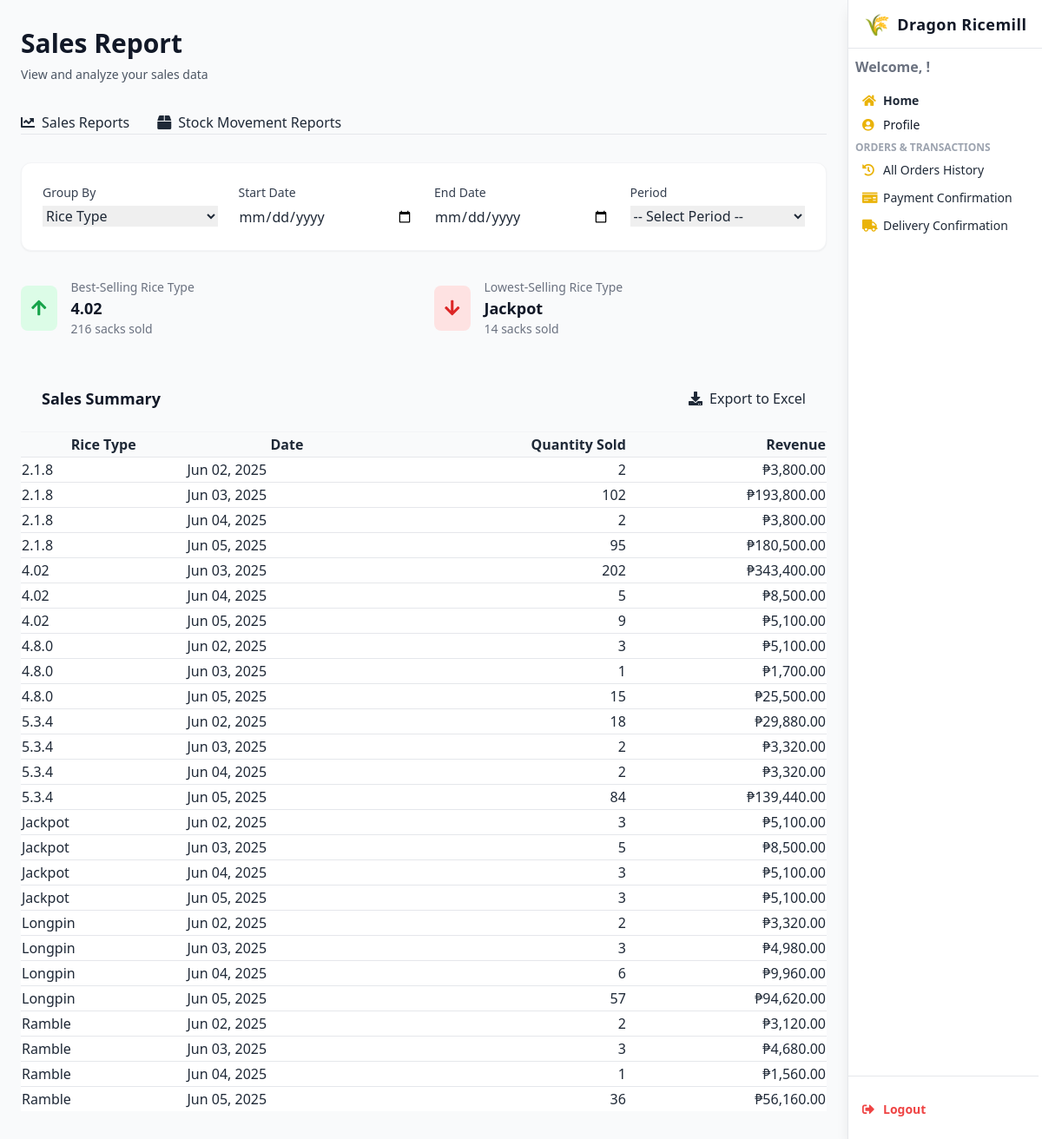
Page /view-sales-report/ on the committed database.
### webapp/models.py (models this page shows, shortened)
class Rice(models.Model):
    riceID = models.AutoField(primary_key=True)
    rice_type = models.CharField(max_length=100, unique=True)
    description = models.TextField(blank=True, null=True)
    is_active = models.BooleanField(default=True)
    class Meta:
        db_table = 'Rice'

class CustomerOrder(models.Model):
    STATUS_CHOICES = [
        ('pending', 'Pending'),
        ('approved', 'Approved'),
        ('rejected', 'Rejected'),
        ('cancelled', 'Cancelled')
    ]
    DELIVERY_CHOICES = [
        ('delivery', 'Delivery'),
        ('pickup', 'Pickup')
    ]
    PAYMENT_CHOICES = [
        ('cash', 'Cash'),
        ('gcash', 'GCash'),
        ('credit_card', 'Credit Card')
    ]
    order_id = models.AutoField(primary_key=True)
    customer = models.ForeignKey('Users', on_delete=models.PROTECT)
    rice_type = models.ForeignKey('Rice', on_delete=models.PROTECT)
    quantity = models.PositiveIntegerField()
    cost_per_sack = models.DecimalField(max_digits=10, decimal_places=2, default=Decimal('0.00'))
    discount = models.DecimalField(max_digits=5, decimal_places=2, default=Decimal('0.00'))  # e.g., 10.00 = 10%
    total_cost = models.DecimalField(max_digits=10, decimal_places=2, default=Decimal('0.00'))
    payment_method = models.CharField(max_length=20, choices=PAYMENT_CHOICES)
    amount_paid = models.DecimalField(max_digits=10, decimal_places=2, default=Decimal('0.00'))
    amount_change = models.DecimalField(max_digits=10, decimal_places=2, default=Decimal('0.00'))
    approval_status = models.CharField(max_length=20, choices=STATUS_CHOICES, default='Approved')
    delivery_type = models.CharField(max_length=20, choices=DELIVERY_CHOICES)
    delivery_status = models.CharField(max_length=20, default='pending')
    receiver_name = models.CharField(max_length=100, blank=True, null=True)
    receiver_mobile_number = models.CharField(max_length=15, blank=True, null=True)
    delivery_address = models.TextField()
    reference_code = models.CharField(max_length=100, unique=True, blank=True, null=True)
    created_at = models.DateTimeField(auto_now_add=True)
    updated_at = models.DateTimeField(auto_now=True)
    handled_by = models.ForeignKey(
        'Employee',
        null=True,
        on_delete=models.SET_NULL,
        related_name='orders_handled'
    )
    employee = models.ForeignKey(
        'Employee',
        on_delete=models.SET_NULL,
        null=True,
        blank=True,
        related_name='assigned_orders'
    )
    order_notes = models.TextField(blank=True, null=True)
    is_active = models.BooleanField(default=True)
    is_archived = models.BooleanField(default=False)
    class Meta:
        db_table = 'webapp_customerorder'
        indexes = [
            models.Index(fields=['customer', 'created_at']),
        ]

### webapp/views.py (the view)
# urls.py: path("view-sales-report/", views.view_sales_report, name="view_sales_report"),
def view_sales_report(request):
    group_by = request.GET.get('group_by', 'rice_type')
    start_date = request.GET.get('start_date', '')
    end_date = request.GET.get('end_date', '')
    sales_period = request.GET.get('sales_period', '')
    filter_conditions = Q()
    if start_date:
        try:
            start = datetime.strptime(start_date, '%Y-%m-%d')
            filter_conditions &= Q(created_at__gte=start)
        except ValueError:
            pass
    if end_date:
        try:
            end = datetime.strptime(end_date, '%Y-%m-%d')
            filter_conditions &= Q(created_at__lte=end)
        except ValueError:
            pass
    if sales_period == 'daily':
        trunc_func = TruncDate
    elif sales_period == 'weekly':
        trunc_func = TruncWeek
    elif sales_period == 'monthly':
        trunc_func = TruncMonth
    else:
        trunc_func = TruncDate
    if group_by == 'cashier':
        report_data = CustomerOrder.objects.filter(filter_conditions) \
            .annotate(
                employee_full_name=Concat(
                    'employee__FirstName', Value(' '),
                    Coalesce('employee__MiddleName', Value('')), Value(' '),
                    'employee__LastName', Value(' '),
                    Coalesce('employee__Suffix', Value('')),
                    output_field=CharField()
                ),
                created_date=trunc_func('created_at')
            ) \
            .values('employee_full_name', 'created_date') \
            .annotate(
                total_quantity=Sum('quantity'),
                total_revenue=Sum(F('quantity') * F('cost_per_sack'))
            ) \
            .order_by('employee_full_name', 'created_date')
    else:
        report_data = CustomerOrder.objects.filter(filter_conditions) \
            .annotate(created_date=trunc_func('created_at')) \
            .values('rice_type__rice_type', 'created_date') \
            .annotate(
                total_quantity=Sum('quantity'),
                total_revenue=Sum(F('quantity') * F('cost_per_sack'))
            ) \
            .order_by('rice_type__rice_type', 'created_date')
    best_selling = None
    low_selling = None
    rice_sales = CustomerOrder.objects.filter(filter_conditions) \
        .values('rice_type__rice_type') \
        .annotate(total_quantity=Sum('quantity')) \
        .order_by('-total_quantity')
    if rice_sales.exists():
        best_selling = rice_sales.first()
        low_selling = rice_sales.last()
    stock_movement_data = Stock.objects.all().order_by('rice_type__rice_type')
    context = {
        'report_data': report_data,
        'group_by': group_by,
        'start_date': start_date,
        'end_date': end_date,
        'sales_period': sales_period,
        'stock_movement_data': stock_movement_data,
        'best_selling': best_selling,
        'low_selling': low_selling,
    }
    return render(request, 'view_sales_report.html', context)

### webapp/templates/view_sales_report.html (shortened to what this page needs)
{% load humanize %}
<!DOCTYPE html>
<html lang="en">
<head>
  <script src="https://cdn.tailwindcss.com"></script>
  <link href="https://cdnjs.cloudflare.com/ajax/libs/font-awesome/5.15.3/css/all.min.css" rel="stylesheet" />
</head>
<body class="bg-gray-50 text-gray-800 min-h-screen font-sans leading-relaxed overflow-x-hidden">
<header id="sidebar" class="fixed top-0 right-0 h-screen w-56 bg-white shadow-lg flex flex-col z-40 border-l border-gray-200 transition-transform duration-300 ease-in-out lg:translate-x-0">
  <div class="h-14 flex items-center justify-center border-b border-gray-200">
    <a href="#" class="flex items-center space-x-2 select-none text-gray-900 font-bold text-lg tracking-wide">
      <span class="text-yellow-500 text-2xl">🌾</span>
      <span>Dragon Ricemill</span>
    </a>
  </div>
  <nav class="flex-1 flex flex-col py-1 pr-1 overflow-y-auto scrollbar-hide">
    <div class="px-2 py-1">
      <span class="block text-1 text-gray-500 font-semibold mb-3">Welcome, {{ request.session.user_name }}!</span>
      <a href="{% url 'dashboard' %}" class="flex items-center space-x-2 px-2 py-1 rounded text-sm hover:bg-yellow-50 font-semibold hover:text-yellow-600 transition">
        <i class="fas fa-home w-4 text-yellow-500"></i><span>Home</span>
      </a>
      <a href="{% url 'profile' %}" class="flex items-center space-x-2 px-2 py-1 rounded text-sm hover:bg-yellow-50 hover:text-yellow-600 transition text-gray-900">
        <i class="fas fa-user-circle w-4 text-yellow-500"></i><span>Profile</span>
      </a>
    </div>
    <div class="mb-2 px-2">
      <p class="uppercase text-xs font-semibold text-gray-400 mb-1">Orders & Transactions</p>
      <a href="{% url 'allorder_history' %}" class="flex items-center space-x-2 px-2 py-1 rounded text-sm hover:bg-yellow-50 hover:text-yellow-600 transition ">
        <i class="fas fa-history w-4 text-yellow-500"></i><span>All Orders History</span>
      </a>
      <a href="{% url 'payment_confirmation' 0 %}" class="flex items-center space-x-2 px-2 py-1 rounded text-sm hover:bg-yellow-50 hover:text-yellow-600 transition mt-1">
        <i class="fas fa-money-check w-4 text-yellow-500"></i><span>Payment Confirmation</span>
      </a>
      <a href="{% url 'delivery_confirmation' 0 %}" class="flex items-center space-x-2 px-2 py-1 rounded text-sm hover:bg-yellow-50 hover:text-yellow-600 transition mt-1">
        <i class="fas fa-truck w-4 text-yellow-500"></i><span>Delivery Confirmation</span>
      </a>
    </div>
    <div class="border-t border-gray-200 mt-auto px-2 py-4">
      <a href="{% url 'logout' %}" onclick="return confirm('Logout?');" class="flex items-center space-x-2 px-2 py-1 rounded text-sm hover:bg-red-100 hover:text-red-600 transition font-semibold text-red-500 mt-2">
        <i class="fas fa-sign-out-alt w-4"></i><span>Logout</span>
      </a>
    </div>
  </nav>
</header>
<div id="mainContent" class="lg:mr-56 min-h-screen bg-gray-50 transition-all duration-300">
  <main class="max-w-7xl mx-auto px-6 py-8">
    <div class="mb-8">
      <h1 class="text-3xl font-bold text-gray-900">Sales Report</h1>
      <p class="mt-2 text-sm text-gray-600">View and analyze your sales data</p>
    </div>
    <div class="mb-8 border-b border-gray-200">
      <nav class="flex space-x-8" aria-label="Report Types">
        <button id="sales-report-tab" class="report-tab active" onclick="showReport('sales')">
          <i class="fas fa-chart-line mr-2"></i>Sales Reports
        </button>
        <button id="stock-movement-tab" class="report-tab" onclick="showReport('stock')">
          <i class="fas fa-box mr-2"></i>Stock Movement Reports
        </button>
      </nav>
    </div>
    <div id="sales-report-filters" class="bg-white p-6 rounded-xl shadow-sm border border-gray-100 mb-8">
      <div class="grid grid-cols-1 md:grid-cols-2 lg:grid-cols-4 gap-6">
        <div>
          <label for="group-by" class="block text-sm font-medium text-gray-700 mb-1">Group By</label>
          <select id="group-by" class="filter-input w-full" onchange="applyFilters()">
            <option value="rice_type" {% if group_by == 'rice_type' %}selected{% endif %}>Rice Type</option>
          </select>
        </div>
        <div>
          <label for="start-date" class="block text-sm font-medium text-gray-700 mb-1">Start Date</label>
          <input type="date" id="start-date" value="{{ start_date }}" class="filter-input w-full" onchange="applyFilters()">
        </div>
        <div>
          <label for="end-date" class="block text-sm font-medium text-gray-700 mb-1">End Date</label>
          <input type="date" id="end-date" value="{{ end_date }}" class="filter-input w-full" onchange="applyFilters()">
        </div>
        <div>
          <label for="sales-period" class="block text-sm font-medium text-gray-700 mb-1">Period</label>
          <select id="sales-period" class="filter-input w-full" onchange="applyFilters()">
            <option value="">-- Select Period --</option>
          </select>
        </div>
      </div>
    </div>
    <div class="grid grid-cols-1 md:grid-cols-2 gap-6 mb-8">
      {% if best_selling and low_selling %}
      <div class="stats-card">
        <div class="flex items-center">
          <div class="p-3 rounded-lg bg-green-100 text-green-600">
            <i class="fas fa-arrow-up text-xl"></i>
          </div>
          <div class="ml-4">
            <h4 class="text-sm font-medium text-gray-500">Best-Selling Rice Type</h4>
            <p class="text-lg font-semibold text-gray-900">{{ best_selling.rice_type__rice_type }}</p>
            <p class="text-sm text-gray-500">{{ best_selling.total_quantity }} sacks sold</p>
          </div>
        </div>
      </div>
      <div class="stats-card">
        <div class="flex items-center">
          <div class="p-3 rounded-lg bg-red-100 text-red-600">
            <i class="fas fa-arrow-down text-xl"></i>
          </div>
          <div class="ml-4">
            <h4 class="text-sm font-medium text-gray-500">Lowest-Selling Rice Type</h4>
            <p class="text-lg font-semibold text-gray-900">{{ low_selling.rice_type__rice_type }}</p>
            <p class="text-sm text-gray-500">{{ low_selling.total_quantity }} sacks sold</p>
          </div>
        </div>
      </div>
      {% endif %}
    </div>
    <div id="sales-report-section" class="table-container">
      <div class="p-6 border-b border-gray-100">
        <div class="flex justify-between items-center">
          <h3 class="text-lg font-semibold text-gray-900">Sales Summary</h3>
          <button onclick="exportSalesReportToExcel('sales-report-table')" class="export-btn">
            <i class="fas fa-download mr-2"></i>Export to Excel
          </button>
        </div>
      </div>
      <div class="overflow-x-auto">
        <table id="sales-report-table" class="min-w-full divide-y divide-gray-200">
          <thead class="bg-gray-50">
            <tr>
              <th class="table-header">
                {% if group_by == 'cashier' %}Cashier{% else %}Rice Type{% endif %}
              </th>
              <th class="table-header">Date</th>
              <th class="table-header text-right">Quantity Sold</th>
              <th class="table-header text-right">Revenue</th>
            </tr>
          </thead>
          <tbody class="bg-white divide-y divide-gray-200">
            {% for row in report_data %}
            <tr class="hover:bg-gray-50 transition-colors">
              <td class="table-cell font-medium">
                {% if group_by == 'cashier' %}
                  {{ row.employee_full_name }}
                {% else %}
                  {{ row.rice_type__rice_type }}
                {% endif %}
              </td>
              <td class="table-cell">{{ row.created_date|date:"M d, Y" }}</td>
              <td class="table-cell text-right">{{ row.total_quantity }}</td>
              <td class="table-cell text-right font-medium">₱{{ row.total_revenue|floatformat:2|intcomma }}</td>
            </tr>
            {% endfor %}
          </tbody>
        </table>
      </div>
    </div>
  </main>
</div>
</body>
</html>

### webapp/templates/view_sales_report.html (style rules this page uses)
body { font-family: 'Inter', sans-serif; }
html { scroll-behavior: smooth; }
.scrollbar-hide { -ms-overflow-style: none; scrollbar-width: none; }
.report-tab { @apply pb-2 px-4 font-medium transition-colors duration-200 relative; }
.report-tab::after { content: ''; @apply absolute bottom-0 left-0 w-full h-0.5 bg-yellow-500 transform scale-x-0 transition-transform duration-200; }
.report-tab.active { @apply text-yellow-600 font-semibold; }
.report-tab.active::after { @apply scale-x-100; }
.filter-input { @apply border-gray-300 rounded-lg focus:ring-2 focus:ring-yellow-500 focus:border-transparent transition duration-200; }
.stats-card { @apply bg-white rounded-xl p-6 shadow-sm border border-gray-100 transition-transform duration-200 hover:transform hover:scale-102; }
.table-container { @apply bg-white rounded-xl shadow-sm border border-gray-100 overflow-hidden; }
.table-header { @apply px-6 py-3 text-left text-xs font-medium text-gray-500 uppercase tracking-wider; }
.table-cell { @apply px-6 py-4 whitespace-nowrap text-sm text-gray-900; }
.export-btn { @apply inline-flex items-center px-4 py-2 border border-transparent text-sm font-medium rounded-lg shadow-sm text-white bg-yellow-600 hover:bg-yellow-700 focus:outline-none focus:ring-2 focus:ring-offset-2 focus:ring-yellow-500 transition-colors duration-200; }

### rows in the picture
Rice: rice_type__rice_type "Jackpot"
CustomerOrder: rice_type__rice_type "5.3.4", created_date "Jun 04, 2025", total_quantity "2", total_revenue "3,320.00"

### other values in the picture
{{ best_selling.rice_type__rice_type }} "4.02"
{{ best_selling.total_quantity }} "216"
{{ low_selling.total_quantity }} "14"
{{ row.rice_type__rice_type }} "2.1.8" "2.1.8" "2.1.8" "2.1.8" "4.02" "4.02" "4.02" "4.8.0" "4.8.0" "4.8.0" "5.3.4" "5.3.4" "5.3.4" "Jackpot" "Jackpot" "Jackpot" "Jackpot" "Longpin" "Longpin" "Longpin" "Longpin" "Ramble" "Ramble" "Ramble" "Ramble"
{{ row.created_date|date:"M d, Y" }} "Jun 02, 2025" "Jun 03, 2025" "Jun 04, 2025" "Jun 05, 2025" "Jun 03, 2025" "Jun 04, 2025" "Jun 05, 2025" "Jun 02, 2025" "Jun 03, 2025" "Jun 05, 2025" "Jun 02, 2025" "Jun 03, 2025" "Jun 05, 2025" "Jun 02, 2025" "Jun 03, 2025" "Jun 04, 2025" "Jun 05, 2025" "Jun 02, 2025" "Jun 03, 2025" "Jun 04, 2025" "Jun 05, 2025" "Jun 02, 2025" "Jun 03, 2025" "Jun 04, 2025" "Jun 05, 2025"
{{ row.total_quantity }} "2" "102" "2" "95" "202" "5" "9" "3" "1" "15" "18" "2" "84" "3" "5" "3" "3" "2" "3" "6" "57" "2" "3" "1" "36"
{{ row.total_revenue|floatformat:2|intcomma }} "3,800.00" "193,800.00" "3,800.00" "180,500.00" "343,400.00" "8,500.00" "5,100.00" "5,100.00" "1,700.00" "25,500.00" "29,880.00" "3,320.00" "139,440.00" "5,100.00" "8,500.00" "5,100.00" "5,100.00" "3,320.00" "4,980.00" "9,960.00" "94,620.00" "3,120.00" "4,680.00" "1,560.00" "56,160.00"
